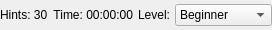
         <widget class="QFrame" name="timeFrame">
          <property name="maximumSize">
           <size>
            <width>16777215</width>
            <height>30</height>
           </size>
          </property>
          <property name="styleSheet">
           <string notr="true">font: 12pt &quot;Segoe UI&quot;;</string>
          </property>
          <layout class="QHBoxLayout" name="horizontalLayout_3">
           <property name="spacing">
            <number>5</number>
           </property>
           <property name="leftMargin">
            <number>0</number>
           </property>
           <property name="topMargin">
            <number>0</number>
           </property>
           <property name="rightMargin">
            <number>0</number>
           </property>
           <property name="bottomMargin">
            <number>0</number>
           </property>
           <item>
            <widget class="QLabel" name="hint_label">
             <property name="maximumSize">
              <size>
               <width>80</width>
               <height>16777215</height>
              </size>
             </property>
             <property name="text">
              <string>Hints: 30</string>
             </property>
            </widget>
           </item>
           <item alignment="Qt::AlignLeft">
            <widget class="QLabel" name="time_label">
             <property name="maximumSize">
              <size>
               <width>120</width>
               <height>16777215</height>
              </size>
             </property>
             <property name="styleSheet">
              <string notr="true"/>
             </property>
             <property name="text">
              <string>Time: 00:00:00</string>
             </property>
             <property name="alignment">
              <set>Qt::AlignRight|Qt::AlignTrailing|Qt::AlignVCenter</set>
             </property>
            </widget>
           </item>
           <item alignment="Qt::AlignRight">
            <widget class="QLabel" name="label">
             <property name="maximumSize">
              <size>
               <width>50</width>
               <height>16777215</height>
              </size>
             </property>
             <property name="text">
              <string>Level:</string>
             </property>
             <property name="alignment">
              <set>Qt::AlignCenter</set>
             </property>
            </widget>
           </item>
           <item>
            <widget class="QComboBox" name="levelComboBox">
             <property name="maximumSize">
              <size>
               <width>120</width>
               <height>16777215</height>
              </size>
             </property>
             <property name="focusPolicy">
              <enum>Qt::NoFocus</enum>
             </property>
             <property name="styleSheet">
              <string notr="true">selection-color: rgb(255, 255, 255);
selection-background-color: rgb(85, 85, 85);</string>
             </property>
             <property name="currentIndex">
              <number>0</number>
             </property>
             <item>
              <property name="text">
               <string>Beginner</string>
              </property>
             </item>
             <item>
              <property name="text">
               <string>Intermediate</string>
              </property>
             </item>
             <item>
              <property name="text">
               <string>Advanced</string>
              </property>
             </item>
             <item>
              <property name="text">
               <string>Expert</string>
              </property>
             </item>
            </widget>
           </item>
          </layout>
         </widget>
